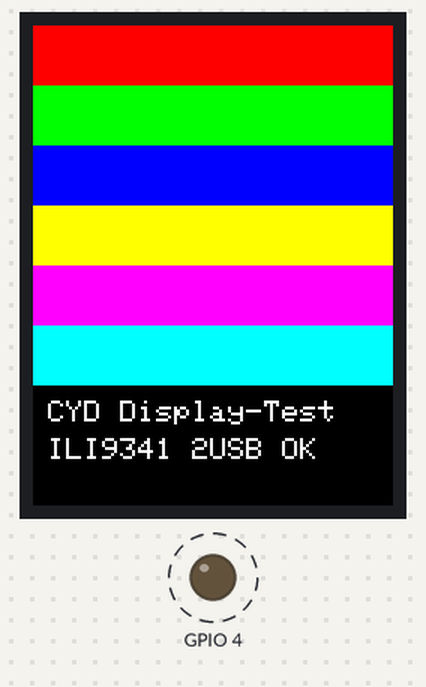
Recording of a sketch running on a simulated ESP32. On the bench: 240×320 colour display, output pins drawn as LEDs (lit = HIGH). Dashed ring = blinking. What the sketch prints to the serial monitor is not drawn.

Above: at 0.3 s.
Timing chart, 0 to 130.0 s (numbered marks = the images above):
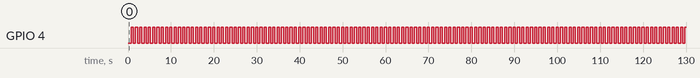

The sketch:

CYD_DisplayTest.ino
```cpp
/*
 *  CYD Display-Test — ESP32-2432S028R, 2-USB-Variante JCZN (ILI9341-Panel)
 *  Bestandener Farbtreue-Test (05.11.2026): sechs Farbstreifen + Text,
 *  unten blinkt die rote Board-LED (GPIO 4, aktiv LOW).
 *  Autor: Paul Simmen mit Vibe (GLM-5-latest-short), 05.11.2026
 */

#include <TFT_eSPI.h>

TFT_eSPI tft = TFT_eSPI();

const int BAR_H = 40;  // 6 Streifen à 40 px = 240 px (Portrait)

void setup() {
  Serial.begin(115200);

  tft.init();
  tft.setRotation(0);   // 0 = Portrait 240x320

  uint16_t colors[] = { TFT_RED, TFT_GREEN, TFT_BLUE,
                        TFT_YELLOW, TFT_MAGENTA, TFT_CYAN };
  for (int i = 0; i < 6; i++) {
    tft.fillRect(0, i * BAR_H, 240, BAR_H, colors[i]);
  }

  // Untere Zone schwarz + Text
  tft.fillRect(0, 6 * BAR_H, 240, 320 - 6 * BAR_H, TFT_BLACK);
  tft.setTextColor(TFT_WHITE, TFT_BLACK);
  tft.setTextSize(2);
  tft.setCursor(10, 250);
  tft.println("CYD Display-Test");
  tft.setCursor(10, 275);
  tft.println("ILI9341 2USB OK");

  Serial.println("Display-Test gezeichnet.");
}

void loop() {
  // Rote Kanal der RGB-LED blinken lassen (LOW = an)
  pinMode(4, OUTPUT);
  digitalWrite(4, LOW);
  delay(500);
  digitalWrite(4, HIGH);
  delay(500);
}
```

Measured:
- by itself, GPIO 4: alternates HIGH for 0.50 s and LOW for 0.50 s
